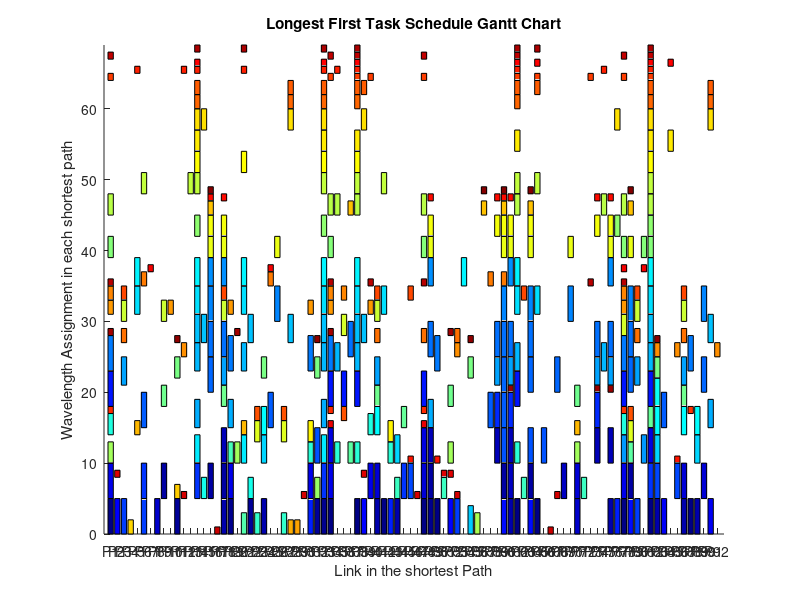

The MATLAB script that drew this image:
function scheduleTasksDemo()
    % Define the task structure and processors
    tasks = [struct('processingTime', 3, 'requiredProcessors', [15, 22], 'startTime', -1),
struct('processingTime', 2, 'requiredProcessors', [4], 'startTime', -1),
struct('processingTime', 1, 'requiredProcessors', [65, 62, 38, 82, 48, 34, 1, 78, 40, 73], 'startTime', -1),
struct('processingTime', 3, 'requiredProcessors', [1, 78, 40], 'startTime', -1),
struct('processingTime', 5, 'requiredProcessors', [42, 65, 62, 38, 82, 48, 34, 1, 78, 88, 50], 'startTime', -1),
struct('processingTime', 4, 'requiredProcessors', [16, 49, 18, 76, 61], 'startTime', -1),
struct('processingTime', 2, 'requiredProcessors', [11], 'startTime', -1),
struct('processingTime', 5, 'requiredProcessors', [19, 49, 33], 'startTime', -1),
struct('processingTime', 4, 'requiredProcessors', [78, 81], 'startTime', -1),
struct('processingTime', 3, 'requiredProcessors', [35, 62, 38, 43, 31], 'startTime', -1),
struct('processingTime', 5, 'requiredProcessors', [32, 11, 22], 'startTime', -1),
struct('processingTime', 3, 'requiredProcessors', [23, 27], 'startTime', -1),
struct('processingTime', 2, 'requiredProcessors', [37, 79, 64, 60, 16, 57], 'startTime', -1),
struct('processingTime', 4, 'requiredProcessors', [3, 80, 87, 41, 18, 76, 61, 74, 59], 'startTime', -1),
struct('processingTime', 5, 'requiredProcessors', [79, 64, 60, 16, 49, 18, 9], 'startTime', -1),
struct('processingTime', 3, 'requiredProcessors', [44, 51, 63, 72], 'startTime', -1),
struct('processingTime', 4, 'requiredProcessors', [19, 49, 33, 14, 91], 'startTime', -1),
struct('processingTime', 5, 'requiredProcessors', [44, 83, 24, 89, 87, 41, 18, 76, 61], 'startTime', -1),
struct('processingTime', 2, 'requiredProcessors', [71, 21, 5], 'startTime', -1),
struct('processingTime', 1, 'requiredProcessors', [78, 88], 'startTime', -1),
struct('processingTime', 3, 'requiredProcessors', [19], 'startTime', -1),
struct('processingTime', 5, 'requiredProcessors', [49, 18, 76, 61, 74, 59], 'startTime', -1),
struct('processingTime', 3, 'requiredProcessors', [21], 'startTime', -1),
struct('processingTime', 3, 'requiredProcessors', [37, 79], 'startTime', -1),
struct('processingTime', 5, 'requiredProcessors', [61, 69], 'startTime', -1),
struct('processingTime', 3, 'requiredProcessors', [45, 82], 'startTime', -1),
struct('processingTime', 3, 'requiredProcessors', [52, 71, 87, 41, 18, 9], 'startTime', -1),
struct('processingTime', 1, 'requiredProcessors', [48, 34, 1], 'startTime', -1),
struct('processingTime', 2, 'requiredProcessors', [28], 'startTime', -1),
struct('processingTime', 3, 'requiredProcessors', [32, 11, 55, 83, 24], 'startTime', -1),
struct('processingTime', 2, 'requiredProcessors', [29], 'startTime', -1),
struct('processingTime', 4, 'requiredProcessors', [75, 35, 62, 38, 82, 33, 14, 21], 'startTime', -1),
struct('processingTime', 3, 'requiredProcessors', [82, 48, 34, 1, 78, 81], 'startTime', -1),
struct('processingTime', 3, 'requiredProcessors', [77, 82, 33, 14], 'startTime', -1),
struct('processingTime', 5, 'requiredProcessors', [8, 71], 'startTime', -1),
struct('processingTime', 3, 'requiredProcessors', [32], 'startTime', -1),
struct('processingTime', 1, 'requiredProcessors', [75, 35, 62, 38, 82, 33, 14, 21, 5, 12], 'startTime', -1),
struct('processingTime', 1, 'requiredProcessors', [46, 86, 50], 'startTime', -1),
struct('processingTime', 1, 'requiredProcessors', [60, 16, 49, 18, 76, 61, 74, 59], 'startTime', -1),
struct('processingTime', 2, 'requiredProcessors', [31, 19, 34, 1, 78, 40, 10], 'startTime', -1),
struct('processingTime', 2, 'requiredProcessors', [53, 12, 86, 83, 92], 'startTime', -1),
struct('processingTime', 5, 'requiredProcessors', [71, 87, 41, 48, 90], 'startTime', -1),
struct('processingTime', 2, 'requiredProcessors', [34, 1, 78, 36], 'startTime', -1),
struct('processingTime', 5, 'requiredProcessors', [82, 48, 34], 'startTime', -1),
struct('processingTime', 4, 'requiredProcessors', [38, 82, 33, 14, 91, 28, 39, 15, 22], 'startTime', -1),
struct('processingTime', 2, 'requiredProcessors', [6, 58, 25, 60], 'startTime', -1),
struct('processingTime', 3, 'requiredProcessors', [1, 20, 52, 71], 'startTime', -1),
struct('processingTime', 4, 'requiredProcessors', [55], 'startTime', -1),
struct('processingTime', 3, 'requiredProcessors', [56], 'startTime', -1),
struct('processingTime', 3, 'requiredProcessors', [75, 35, 62, 38, 82, 48, 34, 1, 78], 'startTime', -1),
struct('processingTime', 5, 'requiredProcessors', [31, 19, 34, 1, 78, 40], 'startTime', -1),
struct('processingTime', 3, 'requiredProcessors', [42, 65, 62, 38, 82, 33, 14, 6, 13], 'startTime', -1),
struct('processingTime', 5, 'requiredProcessors', [84, 91], 'startTime', -1),
struct('processingTime', 5, 'requiredProcessors', [52, 2, 39], 'startTime', -1),
struct('processingTime', 5, 'requiredProcessors', [79, 64, 60], 'startTime', -1),
struct('processingTime', 4, 'requiredProcessors', [44, 83, 24, 89], 'startTime', -1),
struct('processingTime', 1, 'requiredProcessors', [65, 62, 38, 82, 33, 14, 85], 'startTime', -1),
struct('processingTime', 1, 'requiredProcessors', [25, 78, 81, 7], 'startTime', -1),
struct('processingTime', 4, 'requiredProcessors', [42, 65, 62, 38, 82, 33, 14, 21, 5], 'startTime', -1),
struct('processingTime', 3, 'requiredProcessors', [3, 80, 87, 41, 18, 9], 'startTime', -1),
struct('processingTime', 3, 'requiredProcessors', [78, 36], 'startTime', -1),
struct('processingTime', 5, 'requiredProcessors', [62, 38, 82, 48, 34, 1, 78, 36], 'startTime', -1),
struct('processingTime', 4, 'requiredProcessors', [33, 14, 21], 'startTime', -1),
struct('processingTime', 5, 'requiredProcessors', [77, 43, 31], 'startTime', -1),
struct('processingTime', 2, 'requiredProcessors', [53, 3, 80, 87, 41, 48], 'startTime', -1),
struct('processingTime', 1, 'requiredProcessors', [48, 34], 'startTime', -1),
struct('processingTime', 2, 'requiredProcessors', [62, 38, 82, 33, 14, 91, 28], 'startTime', -1),
struct('processingTime', 3, 'requiredProcessors', [23, 27, 79], 'startTime', -1),
struct('processingTime', 1, 'requiredProcessors', [52, 2, 39, 51], 'startTime', -1),
struct('processingTime', 5, 'requiredProcessors', [61, 74, 59], 'startTime', -1),
struct('processingTime', 5, 'requiredProcessors', [45, 82, 33, 14, 6], 'startTime', -1),
struct('processingTime', 4, 'requiredProcessors', [62, 38, 82, 33, 14, 21, 5, 54], 'startTime', -1),
struct('processingTime', 1, 'requiredProcessors', [53, 12, 68, 30, 47], 'startTime', -1),
struct('processingTime', 5, 'requiredProcessors', [53, 3, 80, 6], 'startTime', -1),
struct('processingTime', 4, 'requiredProcessors', [83, 24, 89, 87, 41], 'startTime', -1),
struct('processingTime', 1, 'requiredProcessors', [67, 17], 'startTime', -1),
struct('processingTime', 5, 'requiredProcessors', [46, 86, 83], 'startTime', -1),
struct('processingTime', 1, 'requiredProcessors', [62, 38, 82, 48, 34, 1, 78], 'startTime', -1),
struct('processingTime', 5, 'requiredProcessors', [32, 66, 64, 60], 'startTime', -1),
struct('processingTime', 3, 'requiredProcessors', [26, 70, 79, 64, 60, 16, 49, 18, 76, 61], 'startTime', -1),
struct('processingTime', 5, 'requiredProcessors', [84, 6, 58, 25, 60], 'startTime', -1),
struct('processingTime', 5, 'requiredProcessors', [68, 79, 64, 60, 16, 90], 'startTime', -1),
struct('processingTime', 2, 'requiredProcessors', [65, 62, 38, 82, 33, 14, 91, 28, 39], 'startTime', -1),
struct('processingTime', 1, 'requiredProcessors', [48, 34, 1, 78, 40, 73], 'startTime', -1),
struct('processingTime', 5, 'requiredProcessors', [37, 79, 64, 60, 16, 49, 18, 76, 61, 74, 59], 'startTime', -1),
struct('processingTime', 4, 'requiredProcessors', [83], 'startTime', -1),
struct('processingTime', 2, 'requiredProcessors', [23, 27, 79, 36], 'startTime', -1),
struct('processingTime', 3, 'requiredProcessors', [64, 60, 16, 49, 18, 76, 61, 74, 59], 'startTime', -1),
struct('processingTime', 3, 'requiredProcessors', [38, 82, 33, 14, 21], 'startTime', -1),
struct('processingTime', 2, 'requiredProcessors', [46, 63, 3, 80, 87, 41, 18], 'startTime', -1),
struct('processingTime', 1, 'requiredProcessors', [65, 62, 38, 82, 33, 14, 21], 'startTime', -1),
struct('processingTime', 3, 'requiredProcessors', [43, 31], 'startTime', -1),
struct('processingTime', 1, 'requiredProcessors', [34, 1, 20, 52], 'startTime', -1),
struct('processingTime', 1, 'requiredProcessors', [76, 61, 74], 'startTime', -1),
struct('processingTime', 5, 'requiredProcessors', [31, 19, 34, 1, 78, 88, 50], 'startTime', -1),
struct('processingTime', 1, 'requiredProcessors', [32, 11, 55, 83], 'startTime', -1),
struct('processingTime', 3, 'requiredProcessors', [62, 38, 82, 33, 14, 85], 'startTime', -1),
struct('processingTime', 5, 'requiredProcessors', [26, 70, 79, 64, 60, 16, 90], 'startTime', -1),
struct('processingTime', 3, 'requiredProcessors', [77, 82, 33, 14, 91, 28, 39, 15], 'startTime', -1),
struct('processingTime', 1, 'requiredProcessors', [79, 64, 60, 16, 57], 'startTime', -1),
            ];
    numProcessors = 92; % Total number of processors

    % Sort tasks based on processing time in descending order initially
    [~, sortIdx] = sort([tasks.processingTime], 'descend');
    tasks = tasks(sortIdx);

    % Initialization
    inProgress = false(1, length(tasks));
    time = 0;
    finishedTasks = 0;
    isProcessorFree = true(1, numProcessors);

    % Main loop
    while finishedTasks ~= length(tasks)
        [tasks, inProgress, isProcessorFree, time] = scheduleTasks(tasks, inProgress, isProcessorFree, time);
        [inProgress, isProcessorFree, time, finishedTasks] = advanceTime(tasks, inProgress, isProcessorFree, time, finishedTasks);
    end
   %#createGanttChart1(tasks)
    % Call the Gantt chart function after all tasks are scheduled
    createGanttChart2(tasks,numProcessors);

    for i = 1:length(tasks)
        fprintf('Task %d starts at time %d\n', i, tasks(i).startTime);
    end
end

function [tasks, inProgress, isProcessorFree, time] = scheduleTasks(tasks, inProgress, isProcessorFree, time)
    for j = 1:length(tasks)
        % Check if the task has not started yet and if required processors are free
        if tasks(j).startTime == -1 && all(isProcessorFree(tasks(j).requiredProcessors))
            tasks(j).startTime = time;
            inProgress(j) = true; % Mark task as in progress
            isProcessorFree(tasks(j).requiredProcessors) = false;
        end
    end
end

function [inProgress, isProcessorFree, time, finishedTasks] = advanceTime(tasks, inProgress, isProcessorFree, time, finishedTasks)
    minFinishTime = inf;
    for j = 1:length(tasks)
        if inProgress(j)
            finishTime = tasks(j).startTime + tasks(j).processingTime;
            if finishTime > time && finishTime < minFinishTime
                minFinishTime = finishTime;
            end
        end
    end
    if minFinishTime < inf
        time = minFinishTime;
        for j = 1:length(tasks)
            if inProgress(j) && tasks(j).startTime + tasks(j).processingTime == time
                inProgress(j) = false;
                isProcessorFree(tasks(j).requiredProcessors) = true;
                finishedTasks = finishedTasks + 1;
            end
        end
    else
    end
end
function createGanttChart1(tasks)
    figure;
    hold on;

    % Determine the number of tasks
    numTasks = length(tasks);
    
    % Plot each task
    for i = 1:numTasks
        start_time = tasks(i).startTime;
        duration = tasks(i).processingTime;
        % Create a rectangle for each task
        rectangle('Position', [start_time, i - 0.4, duration, 0.8], 'FaceColor', 'blue');
    end

    % Setting the axes and labels
    xlim([0, max([tasks.startTime] + [tasks.processingTime])]);
    ylim([0, numTasks + 1]);
    ylabel('Shortest Path with edge details (Total:40)');
    xlabel('Wavelength Assignment in each shortest path');
    set(gca, 'YTick', 1:numTasks, 'YTickLabel', arrayfun(@(x) sprintf('Task %d', x), 1:numTasks, 'UniformOutput', false));
    title('Longest First Task Schedule Gantt Chart for 100 connection request');
    hold off;
end


function createGanttChart2(tasks, numProcessors)
    % Create a figure with appropriate size
    figure; % Adjusted for vertical layout

    hold on;

    % Initialize a color map for different tasks
    colors = jet(length(tasks));

    % Plot each task on each required processor
    for i = 1:length(tasks)
        start_time = tasks(i).startTime;
        duration = tasks(i).processingTime;
        for proc = tasks(i).requiredProcessors
            % Create a rectangle for each task on each processor, swapping x and y coordinates
            rectangle('Position', [proc - 0.4, start_time, 0.8, duration], 'FaceColor', colors(i, :));
        end
    end

    % Setting the axes and labels
    xlim([0, numProcessors + 1]);
    ylim([0, max([tasks.startTime] + [tasks.processingTime])]);
    xlabel('Link in the shortest Path');
    ylabel('Wavelength Assignment in each shortest path');

    set(gca, 'XTick', 1:numProcessors, 'XTickLabel', arrayfun(@(x) sprintf('P%d', x), 1:numProcessors, 'UniformOutput', false));

    title('Longest First Task Schedule Gantt Chart');
    hold off;
end


